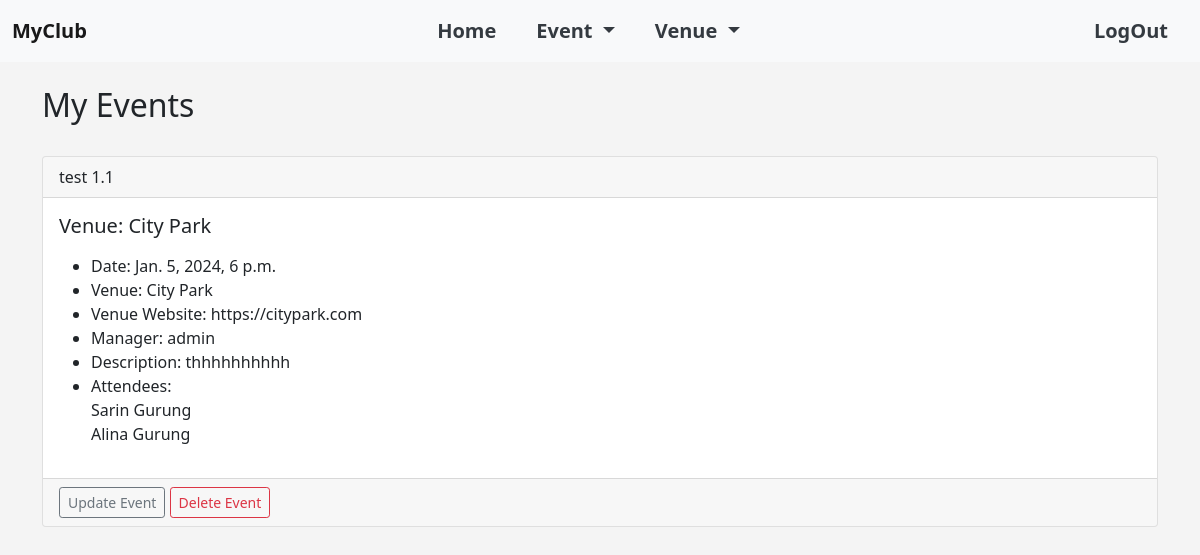
The app's page /my_events (signed in) with its own data.
### events/models.py (models this page shows)
class Event(models.Model):
	name = models.CharField('Event Name', max_length=120)
	event_date = models.DateTimeField('Event Date')
	venue = models.ForeignKey(Venue, blank=True, null=True, on_delete=models.CASCADE)
	manager = models.ForeignKey(User, blank=True, null=True, on_delete=models.SET_NULL)
	description = models.TextField(blank=True)
	attendees = models.ManyToManyField(MyClubUser, blank=True)
	def __str__(self):
		return self.name

class Venue(models.Model):
	name = models.CharField('Venue Name', max_length=120)
	address = models.CharField(max_length=300)
	zip_code = models.CharField('Zip Code', max_length=15)
	phone = models.CharField('Contact Phone', max_length=25, blank=True)
	web = models.URLField('Website Address', blank=True)
	email_address = models.EmailField('Email Address', blank=True)
	owner = models.IntegerField("Venue Owner", blank=False, default=1)
	def __str__(self):
		return self.name

class MyClubUser(models.Model):
	first_name = models.CharField(max_length=30)
	last_name = models.CharField(max_length=30)
	email = models.EmailField('User Email')
	def __str__(self):
		return self.first_name + ' ' + self.last_name

### events/views.py (the view)
# urls.py: path('my_events', views.my_events, name='my_events'),
def my_events(request):
	if request.user.is_authenticated:
		me = request.user.id
		events = Event.objects.filter(attendees= me)
		return render(request, 'events/my_events.html', {"events":events})
	else:
		messages.success(request, ("You are not authorized to view this page"))
		return redirect('home')

### events/templates/events/my_events.html
{% extends 'events/base.html' %}
{% block content %}
	<h2>My Events</h2>
	<br>
	{% for event in events %}
		<div class="card">
		  <div class="card-header">
		    {{event}}
		  </div>
		  <div class="card-body">
		    <h5 class="card-title">Venue: {{ event.venue }}</h5>
		    <p class="card-text">
		    	<ul>
					<li>Date: {{ event.event_date }}</li>
					<li>Venue: {{ event.venue }}</li>
					<li>Venue Website: {{ event.venue.web }}</li>
					<li>Manager: {{ event.manager }}</li>
					<li>Description: {{ event.description }}</li>
					<li>Attendees:<br>
					{% for user in event.attendees.all %}
							{{ user }}<br>
					{% endfor%}
					</li>
				</ul>
		    </p>
		  </div>
		  {% if user.is_authenticated %}
		  	{% if user == event.manager %}
			  	<div class="card-footer text-muted">
					<a href="{% url 'update-event' event.id %}" class="btn btn-outline-secondary btn-sm">Update Event</a>
				  	<a href="{% url 'delete-event' event.id %}" class="btn btn-outline-danger btn-sm">Delete Event</a>
			 	</div>
		 	{% endif %}
		 {% endif %}
		</div>
		<br><br>
	{% endfor %}
{% endblock %}

### events/templates/events/base.html (style rules this page uses)
body { background: #f4f4f4; }

### records on screen
Event: name "test 1.1", venue "City Park", event_date "Jan. 5, 2024, 6 p.m.", venue.web "https://citypark.com", manager "admin", description "thhhhhhhhhh", shows "Update Event"
MyClubUser: first_name+last_name "Sarin Gurung"
MyClubUser: first_name+last_name "Alina Gurung"
